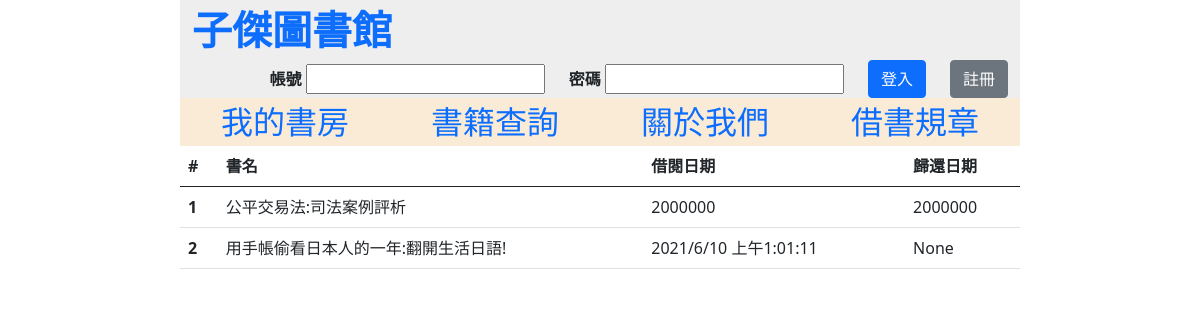
The app's page /mybook, older data.
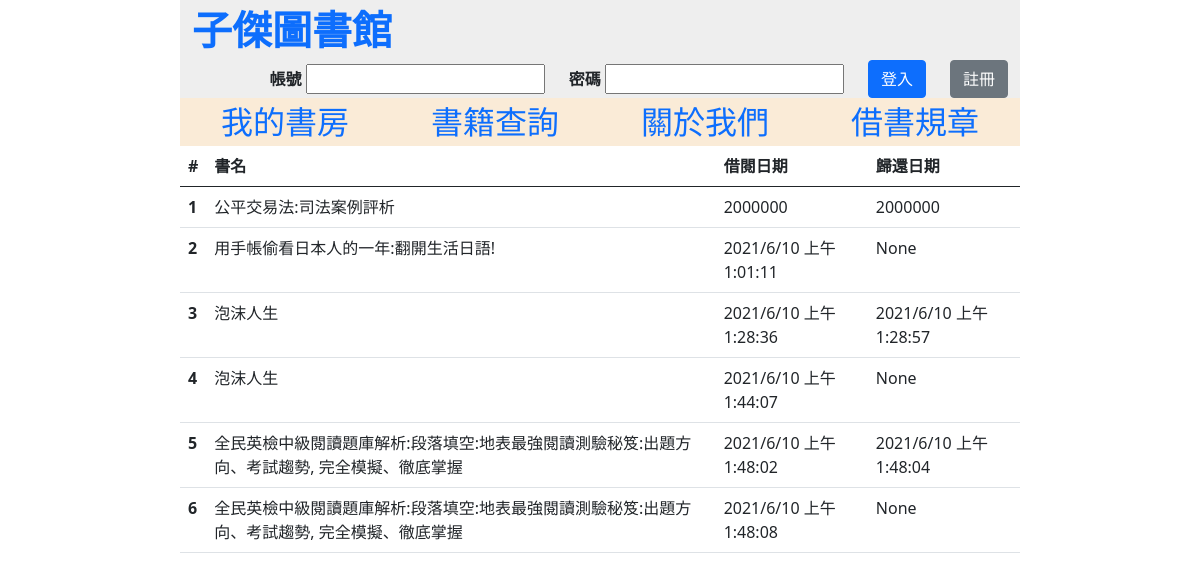
The same page, newer data.
### tables this page shows
CREATE TABLE borrowList
		(id INTEGER PRIMARY KEY AUTOINCREMENT,
		username char(255),
		bookname char(255),
        borrowTime char(255),
    	returnTime char(255)
		);

### app.py (the view)
@app.route('/mybook')
def mybook():
    if 'name' in session:
        username = session['name']
        loginTF = True
    else:
        username = ""
        loginTF = False
    with sqlite3.connect('database.db') as conn:
        cur = conn.cursor()
        cur.execute('SELECT * FROM borrowList')
        itemData = cur.fetchall()
    return render_template("mybook.html", itemData=itemData, loginTF=loginTF, username=username)

### templates/mybook.html (shortened to what this page needs)
<!DOCTYPE html>
<html lang="en">
<head>
    <link href="https://cdn.jsdelivr.net/npm/bootstrap@5.0.1/dist/css/bootstrap.min.css" rel="stylesheet"
>
    <link rel="stylesheet" href="http://apps.bdimg.com/libs/jqueryui/1.10.4/css/jquery-ui.min.css">
    <link rel="stylesheet" type="text/css" href="../static/book.css">
</head>
<body>
<div class="all">
    <div class="top_nav container">
        <div class="row-12 fs-1">
            <a href="/" style="text-decoration:none;">子傑圖書館</a>
        </div>
        {% if not loginTF %}
        <form class="row justify-content-end align-items-center" action="/login" method="post">
            <div class="col-auto">
                <label for="">帳號</label>
                <input type="text" name="email">
            </div>
            <div class="col-auto">
                <label for="">密碼</label>
                <input type="password" name="password">
            </div>
            <div class="col-auto align-self-end">
                <input type="submit" class="btn btn-primary" value="登入">
            </div>
            <div class="col-auto align-self-end">
                <a href="/register">
                    <input type="button" class="btn btn-secondary" value="註冊">
                </a>
            </div>
        </form>
        {% endif %}
    </div>
    <div class="container">
        <div class="menu row">
            <div class="col-3 text-center fs-2">
                <a href="/mybook" style="text-decoration:none;">我的書房</a>
            </div>
            <div class="col-3 text-center fs-2">
                <a href="/search" style="text-decoration:none;">書籍查詢</a>
            </div>
            <div class="col-3 text-center fs-2">
                <a href="about" style="text-decoration:none;">關於我們</a>
            </div>
            <div class="col-3 text-center fs-2">
                <a href="/rule" style="text-decoration:none;">借書規章</a>
            </div>
        </div>
    </div>
    <table class="table">
        <thead>
        <tr>
            <th scope="col">#</th>
            <th scope="col">書名</th>
            <th scope="col">借閱日期</th>
            <th scope="col">歸還日期</th>
        </tr>
        </thead>
        <tbody>
        {% for data in itemData%}
        <tr>
            <th scope="row">{{data[0]}}</th>
            <td>{{data[2]}}</td>
            <td>{{data[3]}}</td>
            <td>{{data[4]}}</td>
        </tr>
        {% endfor %}
        </tbody>
    </table>
</div>
</body>
</html>

Row changes from the older to the newer data that the page shows:
added borrowList: id "3", bookname "泡沫人生", borrowTime "2021/6/10 上午1:28:36", returnTime "2021/6/10 上午1:28:57"
added borrowList: id "4", bookname "泡沫人生", borrowTime "2021/6/10 上午1:44:07", data "None"
added borrowList: id "5", bookname "全民英檢中級閱讀題庫解析:段落填空:地表最強閱讀測驗秘笈:出題方向、考試趨勢, 完全模擬、徹底掌握", borrowTime "2021/6/10 上午1:48:02", returnTime "2021/6/10 上午1:48:04"
added borrowList: id "6", bookname "全民英檢中級閱讀題庫解析:段落填空:地表最強閱讀測驗秘笈:出題方向、考試趨勢, 完全模擬、徹底掌握", borrowTime "2021/6/10 上午1:48:08", data "None"
